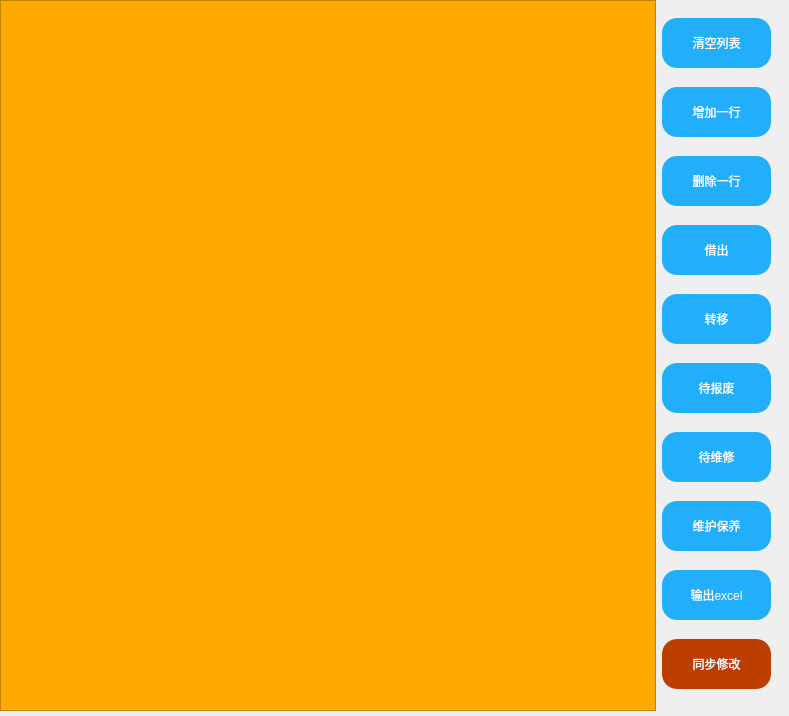
<?xml version="1.0" encoding="UTF-8"?>
<ui version="4.0">
 <class>Dialog</class>
 <widget class="QDialog" name="Dialog">
  <property name="geometry">
   <rect>
    <x>0</x>
    <y>0</y>
    <width>789</width>
    <height>716</height>
   </rect>
  </property>
  <property name="windowTitle">
   <string>Dialog</string>
  </property>
  <property name="sizeGripEnabled">
   <bool>false</bool>
  </property>
  <widget class="QWidget" name="layoutWidget">
   <property name="geometry">
    <rect>
     <x>0</x>
     <y>0</y>
     <width>771</width>
     <height>711</height>
    </rect>
   </property>
   <layout class="QHBoxLayout" name="horizontalLayout" stretch="6,1">
    <item>
     <widget class="QTableView" name="mytableview">
      <property name="styleSheet">
       <string notr="true">background-color: rgb(255, 170, 0);</string>
      </property>
     </widget>
    </item>
    <item>
     <layout class="QVBoxLayout" name="verticalLayout" stretch="1,0,0,1,1,1,1,1,0,2">
      <property name="spacing">
       <number>1</number>
      </property>
      <item>
       <widget class="QPushButton" name="clean_bt">
        <property name="enabled">
         <bool>false</bool>
        </property>
        <property name="minimumSize">
         <size>
          <width>20</width>
          <height>50</height>
         </size>
        </property>
        <property name="styleSheet">
         <string notr="true">QPushButton {
	background-color: rgb(33, 174, 250);
	border-radius: 15px;
	color: white;
}
QPushButton:hover {
	background-color: rgb(72, 203, 250);
}
QPushButton:pressed {
	background-color: rgb(85, 85, 255);
}</string>
        </property>
        <property name="text">
         <string>清空列表</string>
        </property>
        <property name="icon">
         <iconset resource="../login.qrc">
          <normaloff>:/1/images/dp.png</normaloff>:/1/images/dp.png</iconset>
        </property>
       </widget>
      </item>
      <item>
       <widget class="QPushButton" name="addline_bt">
        <property name="enabled">
         <bool>false</bool>
        </property>
        <property name="minimumSize">
         <size>
          <width>20</width>
          <height>50</height>
         </size>
        </property>
        <property name="styleSheet">
         <string notr="true">QPushButton {
	background-color: rgb(33, 174, 250);
	border-radius: 15px;
	color: white;
}
QPushButton:hover {
	background-color: rgb(72, 203, 250);
}
QPushButton:pressed {
	background-color: rgb(85, 85, 255);
}</string>
        </property>
        <property name="text">
         <string>增加一行</string>
        </property>
        <property name="icon">
         <iconset resource="../login.qrc">
          <normaloff>:/1/images/dp.png</normaloff>:/1/images/dp.png</iconset>
        </property>
       </widget>
      </item>
      <item>
       <widget class="QPushButton" name="delline_bt">
        <property name="enabled">
         <bool>false</bool>
        </property>
        <property name="minimumSize">
         <size>
          <width>20</width>
          <height>50</height>
         </size>
        </property>
        <property name="styleSheet">
         <string notr="true">QPushButton {
	background-color: rgb(33, 174, 250);
	border-radius: 15px;
	color: white;
}
QPushButton:hover {
	background-color: rgb(72, 203, 250);
}
QPushButton:pressed {
	background-color: rgb(85, 85, 255);
}</string>
        </property>
        <property name="text">
         <string>删除一行</string>
        </property>
        <property name="icon">
         <iconset resource="../login.qrc">
          <normaloff>:/1/images/dp.png</normaloff>:/1/images/dp.png</iconset>
        </property>
       </widget>
      </item>
      <item>
       <widget class="QPushButton" name="borrow_bt">
        <property name="enabled">
         <bool>false</bool>
        </property>
        <property name="minimumSize">
         <size>
          <width>20</width>
          <height>50</height>
         </size>
        </property>
        <property name="styleSheet">
         <string notr="true">QPushButton {
	background-color: rgb(33, 174, 250);
	border-radius: 15px;
	color: white;
}
QPushButton:hover {
	background-color: rgb(72, 203, 250);
}
QPushButton:pressed {
	background-color: rgb(85, 85, 255);
}</string>
        </property>
        <property name="text">
         <string>借出</string>
        </property>
        <property name="icon">
         <iconset resource="../login.qrc">
          <normaloff>:/1/images/dp.png</normaloff>:/1/images/dp.png</iconset>
        </property>
       </widget>
      </item>
      <item>
       <widget class="QPushButton" name="move_bt">
        <property name="enabled">
         <bool>false</bool>
        </property>
        <property name="minimumSize">
         <size>
          <width>20</width>
          <height>50</height>
         </size>
        </property>
        <property name="styleSheet">
         <string notr="true">QPushButton {
	background-color: rgb(33, 174, 250);
	border-radius: 15px;
	color: white;
}
QPushButton:hover {
	background-color: rgb(72, 203, 250);
}
QPushButton:pressed {
	background-color: rgb(85, 85, 255);
}</string>
        </property>
        <property name="text">
         <string>转移</string>
        </property>
        <property name="icon">
         <iconset resource="../login.qrc">
          <normaloff>:/1/images/dp.png</normaloff>:/1/images/dp.png</iconset>
        </property>
       </widget>
      </item>
      <item>
       <widget class="QPushButton" name="scrapped_bt">
        <property name="enabled">
         <bool>false</bool>
        </property>
        <property name="minimumSize">
         <size>
          <width>20</width>
          <height>50</height>
         </size>
        </property>
        <property name="styleSheet">
         <string notr="true">QPushButton {
	background-color: rgb(33, 174, 250);
	border-radius: 15px;
	color: white;
}
QPushButton:hover {
	background-color: rgb(72, 203, 250);
}
QPushButton:pressed {
	background-color: rgb(85, 85, 255);
}</string>
        </property>
        <property name="text">
         <string>待报废</string>
        </property>
        <property name="icon">
         <iconset resource="../login.qrc">
          <normaloff>:/1/images/dp.png</normaloff>:/1/images/dp.png</iconset>
        </property>
       </widget>
      </item>
      <item>
       <widget class="QPushButton" name="repair_bt">
        <property name="enabled">
         <bool>false</bool>
        </property>
        <property name="minimumSize">
         <size>
          <width>20</width>
          <height>50</height>
         </size>
        </property>
        <property name="styleSheet">
         <string notr="true">QPushButton {
	background-color: rgb(33, 174, 250);
	border-radius: 15px;
	color: white;
}
QPushButton:hover {
	background-color: rgb(72, 203, 250);
}
QPushButton:pressed {
	background-color: rgb(85, 85, 255);
}</string>
        </property>
        <property name="text">
         <string>待维修</string>
        </property>
        <property name="icon">
         <iconset resource="../login.qrc">
          <normaloff>:/1/images/dp.png</normaloff>:/1/images/dp.png</iconset>
        </property>
       </widget>
      </item>
      <item>
       <widget class="QPushButton" name="maintain_bt">
        <property name="enabled">
         <bool>false</bool>
        </property>
        <property name="minimumSize">
         <size>
          <width>20</width>
          <height>50</height>
         </size>
        </property>
        <property name="styleSheet">
         <string notr="true">QPushButton {
	background-color: rgb(33, 174, 250);
	border-radius: 15px;
	color: white;
}
QPushButton:hover {
	background-color: rgb(72, 203, 250);
}
QPushButton:pressed {
	background-color: rgb(85, 85, 255);
}</string>
        </property>
        <property name="text">
         <string>维护保养</string>
        </property>
        <property name="icon">
         <iconset resource="../login.qrc">
          <normaloff>:/1/images/dp.png</normaloff>:/1/images/dp.png</iconset>
        </property>
       </widget>
      </item>
      <item>
       <widget class="QPushButton" name="output_bt">
        <property name="enabled">
         <bool>false</bool>
        </property>
        <property name="minimumSize">
         <size>
          <width>20</width>
          <height>50</height>
         </size>
        </property>
        <property name="styleSheet">
         <string notr="true">QPushButton {
	background-color: rgb(33, 174, 250);
	border-radius: 15px;
	color: white;
}
QPushButton:hover {
	background-color: rgb(72, 203, 250);
}
QPushButton:pressed {
	background-color: rgb(85, 85, 255);
}</string>
        </property>
        <property name="text">
         <string>输出excel</string>
        </property>
        <property name="icon">
         <iconset resource="../login.qrc">
          <normaloff>:/1/images/dp.png</normaloff>:/1/images/dp.png</iconset>
        </property>
       </widget>
      </item>
      <item>
       <widget class="QPushButton" name="upload_bt">
        <property name="minimumSize">
         <size>
          <width>20</width>
          <height>50</height>
         </size>
        </property>
        <property name="styleSheet">
         <string notr="true">QPushButton {
	
	background-color: rgb(189, 63, 0);
	border-radius: 15px;
	color: white;
}
QPushButton:hover {
	
	background-color: rgb(255, 85, 0);
}
QPushButton:pressed {
	background-color: rgb(85, 85, 255);
}</string>
        </property>
        <property name="text">
         <string>同步修改</string>
        </property>
        <property name="icon">
         <iconset resource="../login.qrc">
          <normaloff>:/1/images/dp.png</normaloff>:/1/images/dp.png</iconset>
        </property>
       </widget>
      </item>
     </layout>
    </item>
   </layout>
  </widget>
 </widget>
 <resources>
  <include location="../login.qrc"/>
 </resources>
 <connections>
  <connection>
   <sender>clean_bt</sender>
   <signal>clicked()</signal>
   <receiver>Dialog</receiver>
   <slot>check_clean()</slot>
   <hints>
    <hint type="sourcelabel">
     <x>703</x>
     <y>51</y>
    </hint>
    <hint type="destinationlabel">
     <x>892</x>
     <y>40</y>
    </hint>
   </hints>
  </connection>
  <connection>
   <sender>addline_bt</sender>
   <signal>clicked()</signal>
   <receiver>Dialog</receiver>
   <slot>check_delline()</slot>
   <hints>
    <hint type="sourcelabel">
     <x>722</x>
     <y>123</y>
    </hint>
    <hint type="destinationlabel">
     <x>868</x>
     <y>126</y>
    </hint>
   </hints>
  </connection>
  <connection>
   <sender>delline_bt</sender>
   <signal>clicked()</signal>
   <receiver>Dialog</receiver>
   <slot>check_delline()</slot>
   <hints>
    <hint type="sourcelabel">
     <x>743</x>
     <y>196</y>
    </hint>
    <hint type="destinationlabel">
     <x>848</x>
     <y>197</y>
    </hint>
   </hints>
  </connection>
  <connection>
   <sender>borrow_bt</sender>
   <signal>clicked()</signal>
   <receiver>Dialog</receiver>
   <slot>check_borrow()</slot>
   <hints>
    <hint type="sourcelabel">
     <x>741</x>
     <y>269</y>
    </hint>
    <hint type="destinationlabel">
     <x>848</x>
     <y>274</y>
    </hint>
   </hints>
  </connection>
  <connection>
   <sender>move_bt</sender>
   <signal>clicked()</signal>
   <receiver>Dialog</receiver>
   <slot>check_move()</slot>
   <hints>
    <hint type="sourcelabel">
     <x>768</x>
     <y>345</y>
    </hint>
    <hint type="destinationlabel">
     <x>855</x>
     <y>354</y>
    </hint>
   </hints>
  </connection>
  <connection>
   <sender>scrapped_bt</sender>
   <signal>clicked()</signal>
   <receiver>Dialog</receiver>
   <slot>check_scrapped()</slot>
   <hints>
    <hint type="sourcelabel">
     <x>768</x>
     <y>414</y>
    </hint>
    <hint type="destinationlabel">
     <x>868</x>
     <y>443</y>
    </hint>
   </hints>
  </connection>
  <connection>
   <sender>repair_bt</sender>
   <signal>clicked()</signal>
   <receiver>Dialog</receiver>
   <slot>check_repair()</slot>
   <hints>
    <hint type="sourcelabel">
     <x>768</x>
     <y>483</y>
    </hint>
    <hint type="destinationlabel">
     <x>838</x>
     <y>479</y>
    </hint>
   </hints>
  </connection>
  <connection>
   <sender>maintain_bt</sender>
   <signal>clicked()</signal>
   <receiver>Dialog</receiver>
   <slot>check_maintain()</slot>
   <hints>
    <hint type="sourcelabel">
     <x>768</x>
     <y>552</y>
    </hint>
    <hint type="destinationlabel">
     <x>843</x>
     <y>551</y>
    </hint>
   </hints>
  </connection>
  <connection>
   <sender>upload_bt</sender>
   <signal>clicked()</signal>
   <receiver>Dialog</receiver>
   <slot>cheack_upload()</slot>
   <hints>
    <hint type="sourcelabel">
     <x>768</x>
     <y>690</y>
    </hint>
    <hint type="destinationlabel">
     <x>854</x>
     <y>627</y>
    </hint>
   </hints>
  </connection>
  <connection>
   <sender>output_bt</sender>
   <signal>clicked()</signal>
   <receiver>Dialog</receiver>
   <slot>check_output()</slot>
   <hints>
    <hint type="sourcelabel">
     <x>735</x>
     <y>602</y>
    </hint>
    <hint type="destinationlabel">
     <x>867</x>
     <y>606</y>
    </hint>
   </hints>
  </connection>
 </connections>
 <slots>
  <slot>check_clean()</slot>
  <slot>check_addline()</slot>
  <slot>check_delline()</slot>
  <slot>check_borrow()</slot>
  <slot>check_move()</slot>
  <slot>check_scrapped()</slot>
  <slot>check_repair()</slot>
  <slot>check_maintain()</slot>
  <slot>cheack_upload()</slot>
  <slot>check_output()</slot>
 </slots>
</ui>
